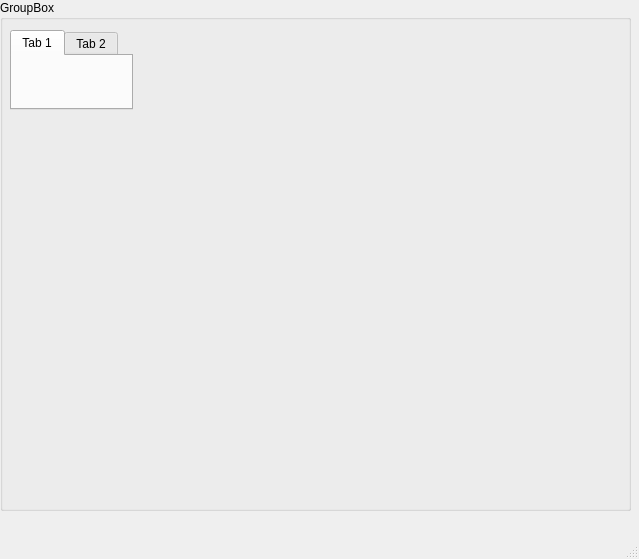
<?xml version="1.0" encoding="UTF-8"?>
<ui version="4.0">
 <class>MainWindow</class>
 <widget class="QMainWindow" name="MainWindow">
  <property name="geometry">
   <rect>
    <x>0</x>
    <y>0</y>
    <width>639</width>
    <height>559</height>
   </rect>
  </property>
  <property name="windowTitle">
   <string>MainWindow</string>
  </property>
  <widget class="QWidget" name="centralwidget">
   <widget class="QGroupBox" name="groupBox">
    <property name="geometry">
     <rect>
      <x>0</x>
      <y>0</y>
      <width>631</width>
      <height>511</height>
     </rect>
    </property>
    <property name="title">
     <string>GroupBox</string>
    </property>
    <widget class="QTabWidget" name="tabWidget">
     <property name="geometry">
      <rect>
       <x>10</x>
       <y>30</y>
       <width>123</width>
       <height>80</height>
      </rect>
     </property>
     <widget class="QWidget" name="tab">
      <attribute name="title">
       <string>Tab 1</string>
      </attribute>
     </widget>
     <widget class="QWidget" name="tab_2">
      <attribute name="title">
       <string>Tab 2</string>
      </attribute>
     </widget>
    </widget>
   </widget>
  </widget>
  <widget class="QMenuBar" name="menubar">
   <property name="geometry">
    <rect>
     <x>0</x>
     <y>0</y>
     <width>639</width>
     <height>25</height>
    </rect>
   </property>
  </widget>
  <widget class="QStatusBar" name="statusbar"/>
 </widget>
 <resources/>
 <connections/>
</ui>
